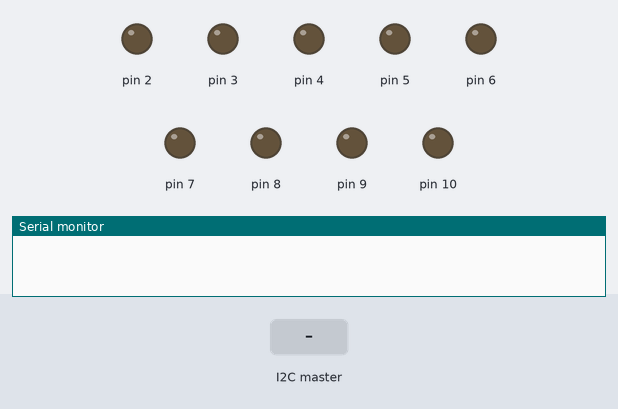
Bench run of a sketch on a simulated Arduino Uno, built with avr-gcc and run on an emulated ATmega328P. Parts: output pins drawn as LEDs (lit = HIGH), the last lines printed to the serial monitor. The inputs (shaded band) are chosen by the test bench.

Above: at 1.2 s.
1.3 s: the I2C master sends the byte 1
At 1.8 s:
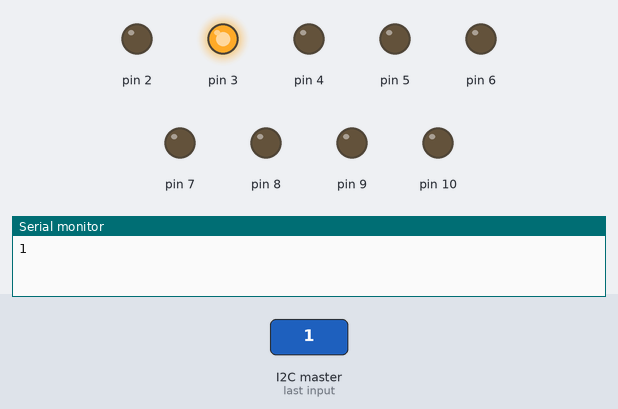
2.8 s: the I2C master sends the byte 0
At 4.0 s:
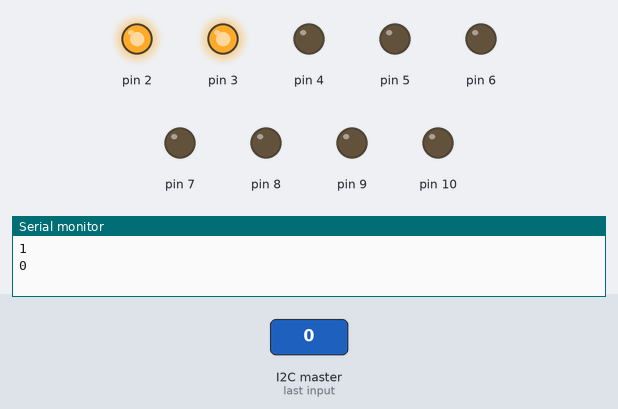
4.3 s: the I2C master sends the byte 2
At 5.3 s:
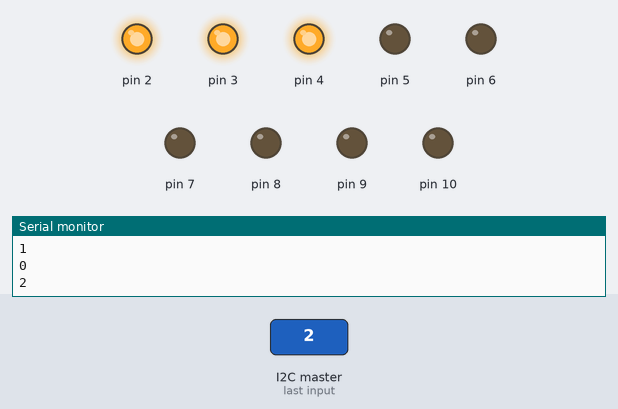
Timing chart, 0 to 7.3 s (numbered marks = the images above; inputs shaded):
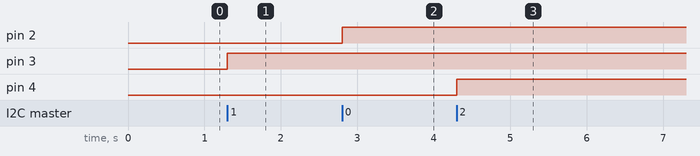

Measured:
- after the input at 1.3 s, pin 3: LOW → HIGH at once
- after the input at 2.8 s, pin 2: LOW → HIGH at once
- after the input at 4.3 s, pin 4: LOW → HIGH at once

The sketch:

SecondBoard.ino
```cpp
#include <Wire.h>

int x = 0;

void setup() {
  Serial.begin(9600);
  for(int i=2; i<=10; i++){
    pinMode(i, OUTPUT);
    digitalWrite(i, LOW);
  }

  Wire.begin(1);
  Wire.onReceive(receiveEvent);
  Wire.onRequest(requestEvent);

}

void requestEvent(){
  Wire.write("REQUEST");
}

void receiveEvent(int bytes){
  x = Wire.read();
  Serial.println(x);

  if(x < 10){
    digitalWrite(x + 2, HIGH);
  }
  else{
    digitalWrite(x - 8, LOW);
  }

}

void loop() {

}
```
